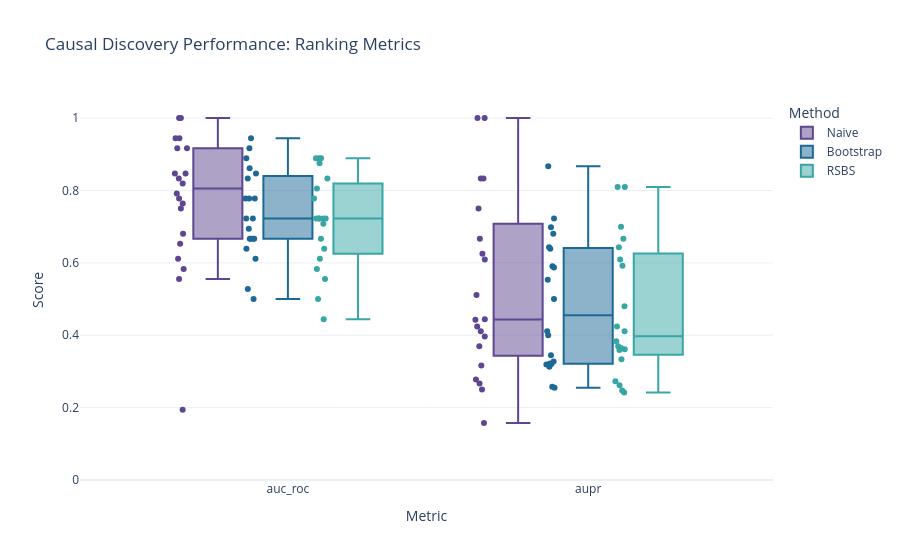

Write notebook code for a chart like this one.
### Code cell
fig1.show()

### Figure 1 — Plotly figure (JSON) as saved in the notebook; plotly's stock layout.template omitted (floating-point values rounded to 4 significant figures)
{"data": [{"alignmentgroup": "True", "boxpoints": "all", "hovertemplate": "Method=Naive<br>Metric=%{x}<br>Score=%{y}<extra></extra>", "legendgroup": "Naive", "marker": {"color": "rgb(95, 70, 144)"}, "name": "Naive", "notched": false, "offsetgroup": "Naive", "orientation": "v", "showlegend": true, "type": "box", "x": ["auc_roc", "auc_roc", "auc_roc", "auc_roc", "auc_roc", "auc_roc", "auc_roc", "auc_roc", "auc_roc", "auc_roc", "auc_roc", "auc_roc", "auc_roc", "auc_roc", "auc_roc", "auc_roc", "auc_roc", "auc_roc", "auc_roc", "auc_roc", "aupr", "aupr", "aupr", "aupr", "aupr", "aupr", "aupr", "aupr", "aupr", "aupr", "aupr", "aupr", "aupr", "aupr", "aupr", "aupr", "aupr", "aupr", "aupr", "aupr"], "x0": " ", "xaxis": "x", "y": [0.9167, 0.8333, 0.6528, 0.1944, 0.8472, 0.9444, 0.5833, 1.0, 0.7917, 0.9167, 1.0, 0.7639, 0.5556, 0.8194, 0.6806, 0.7778, 0.9444, 0.8472, 0.75, 0.6111, 0.6667, 0.4444, 0.3167, 0.1573, 0.6095, 0.8333, 0.2667, 1.0, 0.4429, 0.75, 1.0, 0.4111, 0.25, 0.625, 0.4242, 0.3694, 0.8333, 0.5111, 0.3968, 0.2778], "y0": " ", "yaxis": "y"}, {"alignmentgroup": "True", "boxpoints": "all", "hovertemplate": "Method=Bootstrap<br>Metric=%{x}<br>Score=%{y}<extra></extra>", "legendgroup": "Bootstrap", "marker": {"color": "rgb(29, 105, 150)"}, "name": "Bootstrap", "notched": false, "offsetgroup": "Bootstrap", "orientation": "v", "showlegend": true, "type": "box", "x": ["auc_roc", "auc_roc", "auc_roc", "auc_roc", "auc_roc", "auc_roc", "auc_roc", "auc_roc", "auc_roc", "auc_roc", "auc_roc", "auc_roc", "auc_roc", "auc_roc", "auc_roc", "auc_roc", "auc_roc", "auc_roc", "auc_roc", "auc_roc", "aupr", "aupr", "aupr", "aupr", "aupr", "aupr", "aupr", "aupr", "aupr", "aupr", "aupr", "aupr", "aupr", "aupr", "aupr", "aupr", "aupr", "aupr", "aupr", "aupr"], "x0": " ", "xaxis": "x", "y": [0.6667, 0.7222, 0.8472, 0.5, 0.9444, 0.7778, 0.7778, 0.8333, 0.6389, 0.6667, 0.8611, 0.5278, 0.7222, 0.6111, 0.6667, 0.6944, 0.6667, 0.7778, 0.9167, 0.8889, 0.3194, 0.5909, 0.6429, 0.2547, 0.8667, 0.4111, 0.5, 0.6806, 0.3222, 0.3278, 0.6984, 0.2576, 0.5536, 0.3131, 0.3206, 0.4, 0.3444, 0.5873, 0.6389, 0.7222], "y0": " ", "yaxis": "y"}, {"alignmentgroup": "True", "boxpoints": "all", "hovertemplate": "Method=RSBS<br>Metric=%{x}<br>Score=%{y}<extra></extra>", "legendgroup": "RSBS", "marker": {"color": "rgb(56, 166, 165)"}, "name": "RSBS", "notched": false, "offsetgroup": "RSBS", "orientation": "v", "showlegend": true, "type": "box", "x": ["auc_roc", "auc_roc", "auc_roc", "auc_roc", "auc_roc", "auc_roc", "auc_roc", "auc_roc", "auc_roc", "auc_roc", "auc_roc", "auc_roc", "auc_roc", "auc_roc", "auc_roc", "auc_roc", "auc_roc", "auc_roc", "auc_roc", "auc_roc", "aupr", "aupr", "aupr", "aupr", "aupr", "aupr", "aupr", "aupr", "aupr", "aupr", "aupr", "aupr", "aupr", "aupr", "aupr", "aupr", "aupr", "aupr", "aupr", "aupr"], "x0": " ", "xaxis": "x", "y": [0.8056, 0.7222, 0.6111, 0.6667, 0.7222, 0.5, 0.5556, 0.7222, 0.8889, 0.7222, 0.8889, 0.7083, 0.5833, 0.4444, 0.7222, 0.8889, 0.875, 0.7778, 0.8333, 0.6389, 0.6095, 0.3651, 0.3611, 0.3333, 0.3595, 0.2421, 0.2619, 0.3694, 0.8095, 0.4798, 0.8095, 0.4242, 0.273, 0.2476, 0.4111, 0.7, 0.6667, 0.5917, 0.6429, 0.3833], "y0": " ", "yaxis": "y"}], "layout": {"boxmode": "group", "legend": {"title": {"text": "Method"}, "tracegroupgap": 0}, "title": {"text": "Causal Discovery Performance: Ranking Metrics"}, "xaxis": {"anchor": "y", "domain": [0, 1], "title": {"text": "Metric"}}, "yaxis": {"anchor": "x", "domain": [0, 1], "range": [0, 1.05], "title": {"text": "Score"}}}}
